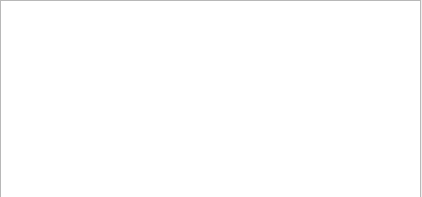
<?xml version="1.0" encoding="UTF-8"?>
<ui version="4.0">
 <class>MainWindow</class>
 <widget class="QMainWindow" name="MainWindow">
  <property name="geometry">
   <rect>
    <x>0</x>
    <y>0</y>
    <width>422</width>
    <height>197</height>
   </rect>
  </property>
  <property name="windowTitle">
   <string>MainWindow</string>
  </property>
  <widget class="QWidget" name="centralwidget">
   <widget class="QTreeView" name="treeView">
    <property name="geometry">
     <rect>
      <x>0</x>
      <y>0</y>
      <width>421</width>
      <height>201</height>
     </rect>
    </property>
   </widget>
  </widget>
 </widget>
 <resources/>
 <connections/>
</ui>
